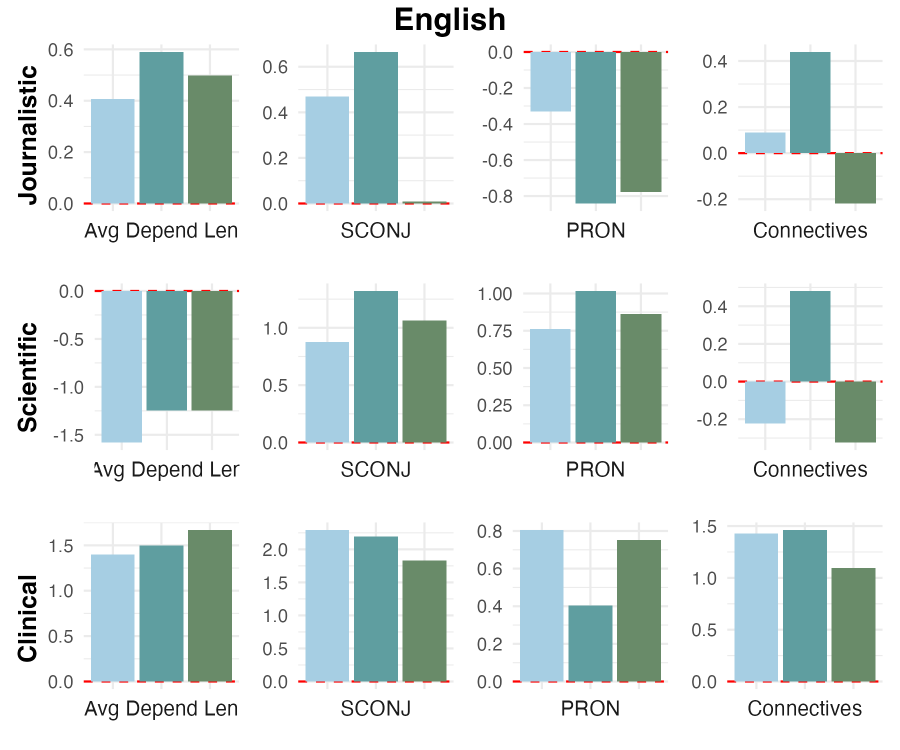
#> input picture viz/effect_size/cohen_d_english_2403gpt4.png, 1800 x 1500 px (shown at 1/2 size)
$ python pngs2pdf.py   (older library calls are emulated)
#> lines starting #> are read from the running program, lines starting #| are printed output that depends on the picture
from PIL import Image
from fpdf import FPDF

def combine_images_into_pdf(image1_path, image2_path, output_pdf_path):
    # Open the images
    image1 = Image.open(image1_path)
#> image1 is the input picture: PIL image 1800x1500 RGB; mean R, G, B 214.8, 226.6, 225.8
    image2 = Image.open(image2_path)
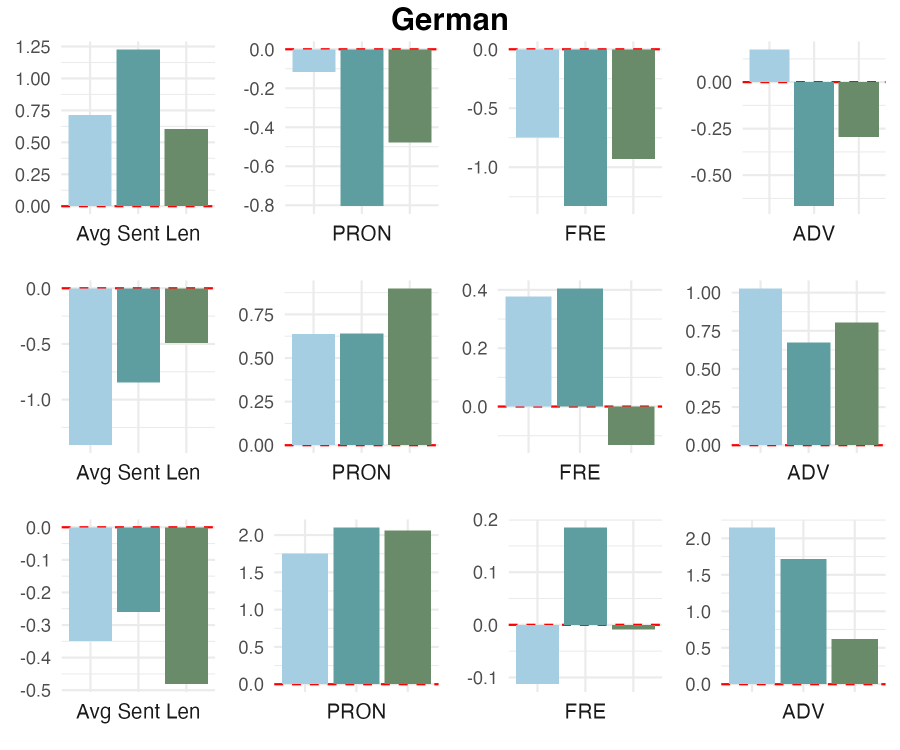
#> input picture viz/effect_size/cohen_d_german_2403gpt4.png, 1800 x 1500 px (shown at 1/2 size)
#> image2 is the input picture: PIL image 1800x1500 RGB; mean R, G, B 218.5, 229.6, 229.1

    # Resize images to the same height if they are different
    if image1.height != image2.height:
        target_height = min(image1.height, image2.height)
        image1 = image1.resize((int(image1.width * target_height / image1.height), target_height), Image.ANTIALIAS)
        image2 = image2.resize((int(image2.width * target_height / image2.height), target_height), Image.ANTIALIAS)

    # Calculate the width of the new image (sum of widths of both images)
    total_width = image1.width + image2.width
#> total_width = 3600

    # Create a new empty image with a white background
    new_image = Image.new('RGB', (total_width, image1.height), 'white')
#> new_image: PIL image 3600x1500 RGB; every value is 255

    # Paste the images into the new image
    new_image.paste(image1, (0, 0))
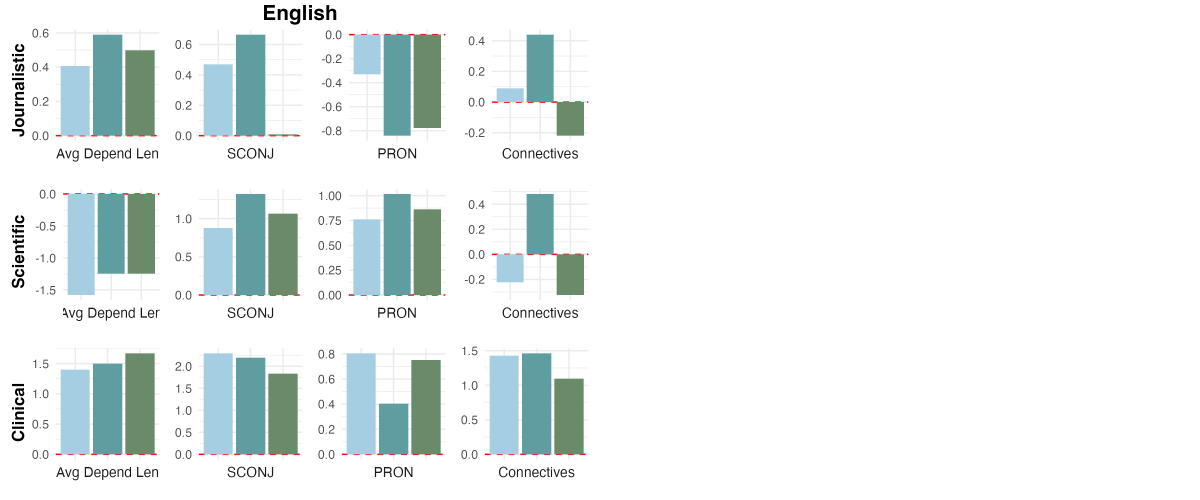
#> new_image: PIL image 3600x1500 RGB (shown at 1/3 size); mean R, G, B 234.9, 240.8, 240.4
    new_image.paste(image2, (image1.width, 0))
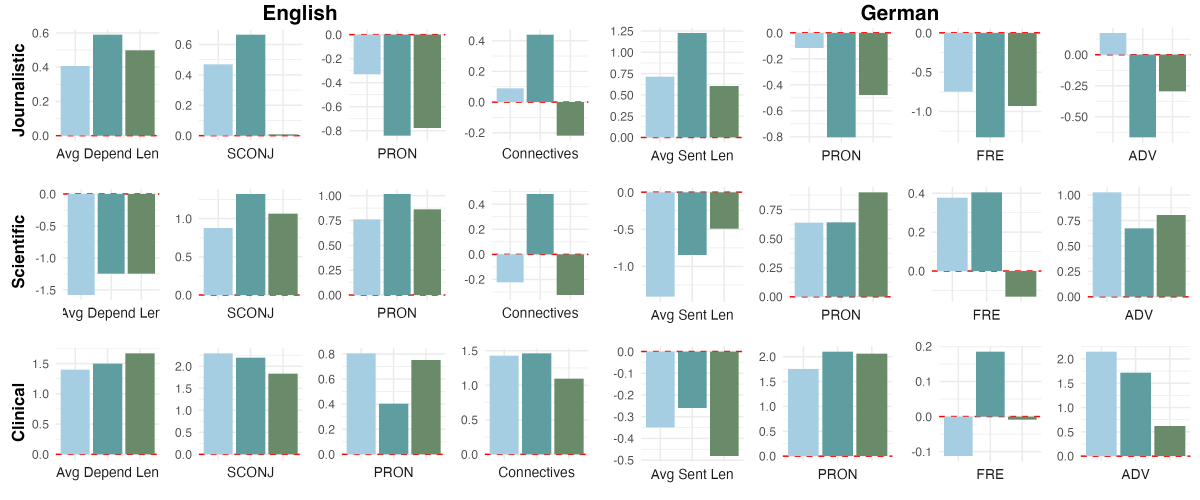
#> new_image: PIL image 3600x1500 RGB (shown at 1/3 size); mean R, G, B 216.7, 228.1, 227.4

    # add a black line between the images
    for i in range(0, new_image.height):
        new_image.putpixel((image1.width, i), (0, 0, 0))

    # Save the new image to a temporary file
    temp_image_path = 'temp_combined_image.jpg'
    new_image.save(temp_image_path)

    # Create a PDF and add the new image
    pdf = FPDF(unit="pt", format=[new_image.width, new_image.height])
    pdf.add_page()
    pdf.image(temp_image_path, 0, 0, new_image.width, new_image.height)

    # Output the PDF
    pdf.output(output_pdf_path, 'F')

# Example usage:
combine_images_into_pdf('../../viz/effect_size/cohen_d_english_2403gpt4.png', '../../viz/effect_size/cohen_d_german_2403gpt4.png', '../../viz/effect_size/cohen_d_2403gpt4.pdf')
#> (the call stopped at in combine_images_into_pdf, `pdf = FPDF(unit="pt", format=[new_image.width, new_image.height])`: fpdf is not available in this run)
